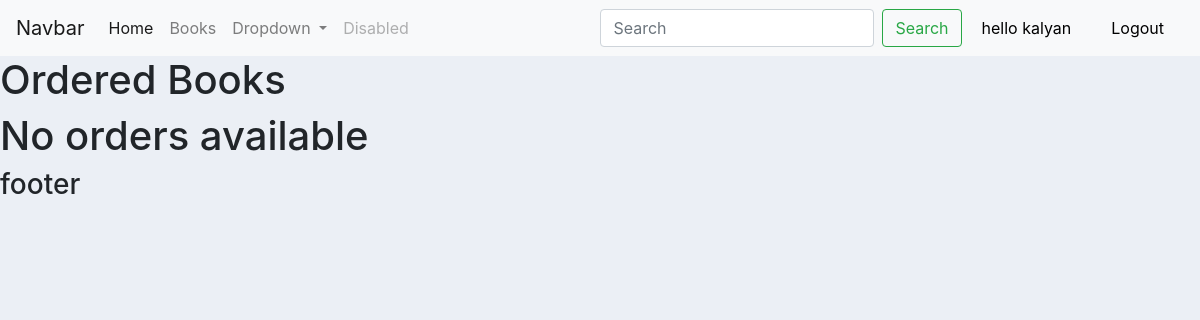
Page /student_orders/ (signed in) on the earlier database version.
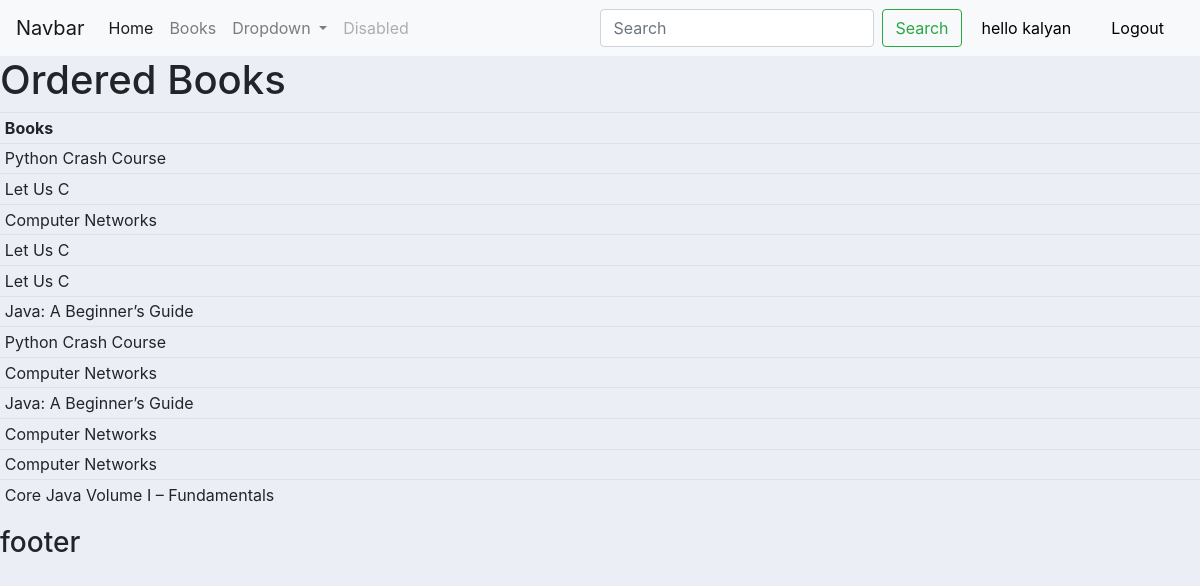
Same page on the later database version.
### library/models.py (models this page shows, shortened)
class Order(models.Model):
    order_id = models.AutoField(primary_key=True)
    std = models.ForeignKey(Student, null=True, on_delete=SET_NULL)
    book = models.ForeignKey(Book, null=True, on_delete=SET_NULL)
    date_created = models.DateField(auto_now_add=True, null=True)
    def __str__(self):
        return str(self.order_id)

class Book(models.Model):
    isbn_num = models.CharField("ISBN", max_length=20, help_text='13 Character <a href="https://www.isbn-international.org/content/what-isbn">ISBN number</a>')
    title = models.CharField(max_length=100, null=True)
    author = models.ForeignKey(Author,  on_delete=models.SET_NULL, null=True)
    summary = models.CharField(max_length=200, null=True, blank=True)
    main_category = models.ForeignKey(BookMainCategory, on_delete=models.CASCADE, null=True)
    sub_category = models.ForeignKey(BookSubCategory, on_delete=models.CASCADE, null=True)
    book_count = models.IntegerField(null=False, default=0)

### library/views.py (the view)
# urls.py: path('student_orders/', views.student_orders, name="student_orders"),
@login_required(login_url="login")
def student_orders(request):
    std = Student.objects.get(user=request.user)
    ordered_books = std.order_set.all()
    print(ordered_books)
    return render(request, "studentOrders.html", context={"ordered_books": ordered_books})

### library/templates/studentOrders.html
{% extends "main.html" %}
{% block content %}
<h1>Ordered Books</h1>
{% if ordered_books %}
<table class="table table-sm">
    <tr>
        <th>Books</th>
    </tr>
    {% for i in ordered_books %}
    <tr>
        <td>{{i.book.title}}</td>
    </tr>
    {% endfor %}
{% else %}
    <h1> No orders available </h1>
{% endif %}
</table>
{% endblock %}

### library/templates/main.html (shortened to what this page needs)
{% load static %}
<html>
	<head>
		<link rel="stylesheet" href="https://stackpath.bootstrapcdn.com/bootstrap/4.5.2/css/bootstrap.min.css">
		<link rel="stylesheet" type="text/css" href= "{% static '/css/main.css' %}">
	</head>
	<body>
		{% include "nav.html" %}
		{% block content %}
		{% endblock %}
		<h3> footer </h3>
	</body>
</html>

### library/templates/nav.html (shortened to what this page needs)
<nav class="navbar navbar-expand-lg navbar-light bg-light">
  <a class="navbar-brand" href="#">Navbar</a>
  <div class="collapse navbar-collapse" id="navbarSupportedContent">
    <ul class="navbar-nav mr-auto">
      <li class="nav-item active">
        <a class="nav-link" href="{% url 'home' %}">Home <span class="sr-only">(current)</span></a>
      </li>
      <li class="nav-item">
        <a class="nav-link" href="{% url 'books' %}">Books</a>
      </li>
      <li class="nav-item dropdown">
        <a class="nav-link dropdown-toggle" href="#" id="navbarDropdown" role="button" data-toggle="dropdown" aria-haspopup="true" aria-expanded="false">
          Dropdown
        </a>
      </li>
      <li class="nav-item">
        <a class="nav-link disabled" href="#">Disabled</a>
      </li>
    </ul>
    <form class="form-inline my-2 my-lg-0">
      <input class="form-control mr-sm-2" type="search" placeholder="Search" aria-label="Search">
      <button class="btn btn-outline-success my-2 my-sm-0" type="submit">Search</button>
    </form>
  <span class="hellowuser"> hello {{request.user}} </span>
	<a class="hellowuser" href="{% url 'logout' %}"> Logout </a>
  </div>
</nav>

### static/css/main.css (style rules this page uses)
body { background-color: #ebeff5; }
.hellowuser { color: white; }

### library/templates/nav.html (style rules this page uses)
.hellowuser { color: black; margin-right: 20px; margin-left: 20px; }

Differences in the rows shown:
added Order: book "Python Crash Course"
added Order: book "Let Us C"
added Order: book "Computer Networks"
added Order: book "Let Us C"
added Order: book "Let Us C"
added Order: book "Java: A Beginner’s Guide"
added Order: book "Python Crash Course"
added Order: book "Computer Networks"
added Order: book "Java: A Beginner’s Guide"
added Order: book "Computer Networks"
added Order: book "Computer Networks"
added Order: book "Core Java Volume I – Fundamentals"
Other differences:
text no longer shown: "No orders available"
text now shown: "Books"
